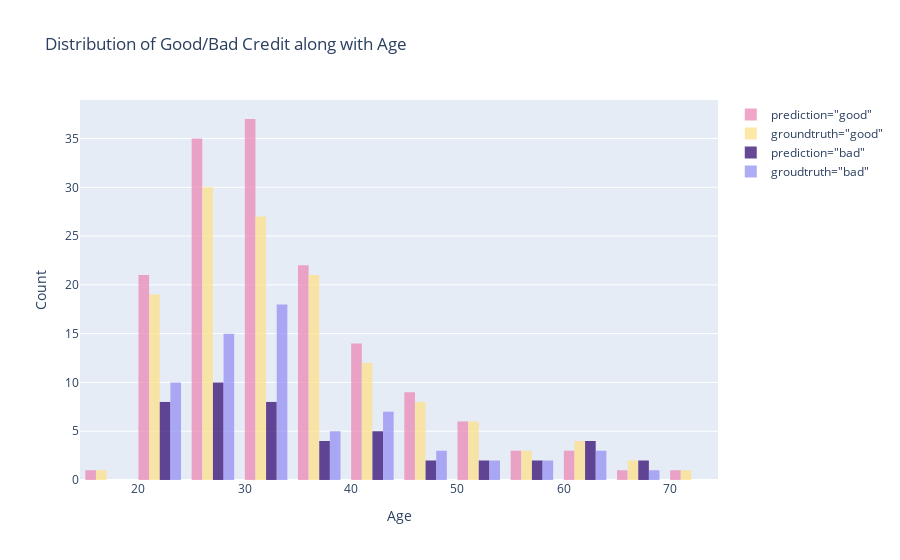

Notebook code for this chart:
### Code cell
# visualize the results
fig = go.Figure()
fig.add_trace(go.Histogram(
    x=val_full[val_full['Risk_pred(protected=Age, model=RF)']=='good']['Age'],
    marker_color='#EB89B5',
    opacity=0.75,
    name='prediction="good"'
))
fig.add_trace(go.Histogram(
    x=val_full[val_full['Risk']=='good']['Age'],
    marker_color='#FDE18A',
    opacity=0.75,
    name='groundtruth="good"'
))
fig.add_trace(go.Histogram(
    x=val_full[val_full['Risk_pred(protected=Age, model=RF)']=='bad']['Age'],
    marker_color='#330C73',
    opacity=0.75,
    name='prediction="bad"'
))
fig.add_trace(go.Histogram(
    x=val_full[val_full['Risk']=='bad']['Age'],
    marker_color='#9591F3',
    opacity=0.75,
    name='groudtruth="bad"'
))
fig.update_layout(
    title_text='Distribution of Good/Bad Credit along with Age',
    xaxis_title='Age',
    yaxis_title='Count'
)
fig.write_image('../results/anti-classification-age.png')
fig.show()

### Figure 1 — Plotly figure (JSON) as saved in the notebook; plotly's stock layout.template omitted (floating-point values rounded to 4 significant figures; data arrays with more than 128 entries replaced by an {"elided": "..."} marker saying what was removed)
{"data": [{"marker": {"color": "#EB89B5"}, "name": "prediction=\"good\"", "opacity": 0.75, "type": "histogram", "x": {"elided": "153 int values"}}, {"marker": {"color": "#FDE18A"}, "name": "groundtruth=\"good\"", "opacity": 0.75, "type": "histogram", "x": {"elided": "134 int values"}}, {"marker": {"color": "#330C73"}, "name": "prediction=\"bad\"", "opacity": 0.75, "type": "histogram", "x": [29, 26, 42, 28, 29, 31, 32, 29, 28, 22, 24, 31, 33, 22, 63, 29, 29, 23, 24, 50, 42, 32, 29, 30, 53, 43, 23, 59, 61, 39, 27, 57, 63, 23, 34, 35, 30, 23, 65, 63, 43, 47, 43, 35, 37, 46, 65]}, {"marker": {"color": "#9591F3"}, "name": "groudtruth=\"bad\"", "opacity": 0.75, "type": "histogram", "x": [29, 48, 34, 53, 26, 27, 42, 41, 34, 27, 20, 43, 28, 22, 24, 42, 27, 68, 29, 29, 32, 23, 22, 38, 42, 31, 33, 29, 29, 23, 31, 24, 34, 42, 32, 60, 53, 33, 33, 26, 28, 26, 33, 23, 59, 32, 61, 39, 29, 24, 57, 27, 31, 34, 30, 34, 32, 23, 35, 63, 43, 34, 38, 47, 37, 46]}], "layout": {"title": {"text": "Distribution of Good/Bad Credit along with Age"}, "xaxis": {"title": {"text": "Age"}}, "yaxis": {"title": {"text": "Count"}}}}
